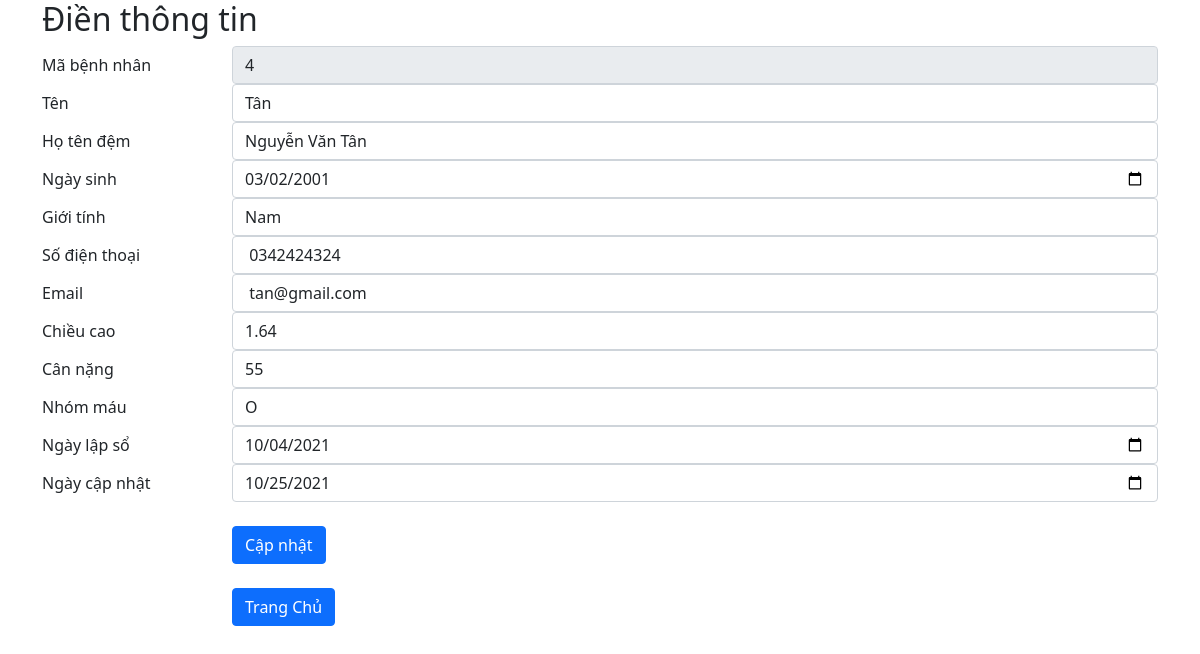
/update-patient.php?patientid=4, run on the app's committed database.
### tables this page shows
CREATE TABLE `patient` (
  `patientid` int(10) NOT NULL,
  `firstname` varchar(100) NOT NULL,
  `lastname` varchar(100) NOT NULL,
  `dateofbirth` date NOT NULL,
  `gender` varchar(100) NOT NULL,
  `mobile` varchar(100) NOT NULL,
  `email` varchar(100) NOT NULL,
  `height` float NOT NULL,
  `weight` float NOT NULL,
  `blood_type` varchar(100) NOT NULL,
  `created_on` date NOT NULL,
  `modified_on` date NOT NULL
);

### src/update-patient.php (the view, shortened to what this page needs)
<?php
    include('./config.php');
    if(isset($_GET['patientid'])){
        $patientid =$_GET['patientid'];
        $sql1 ="SELECT * FROM `patient` WHERE patientid = '$patientid'";
        $result1 = mysqli_query($conn,$sql1);
        if($result1){
            $row  = mysqli_fetch_assoc($result1);
            $patientid1 =$row['patientid'];
            $fname1 = $row['firstname'];
            $lname1 = $row['lastname'];
            $date1 = $row['dateofbirth'];
            $gender1 = $row['gender'];
            $mobile1 = $row['mobile'];
            $email1 = $row['email'];
            $height1 = $row['height'];
            $weight1 = $row['weight'];
            $blood_type1 = $row['blood_type'];
            $created_on1 = $row['created_on'];
            $modified_on1 = $row['modified_on'];
        }
    }
?>
<!DOCTYPE html>
<html lang="en">
<head>
    <link href="https://cdn.jsdelivr.net/npm/bootstrap@5.0.2/dist/css/bootstrap.min.css" rel="stylesheet">
</head>
<body>
<main class="container">
    <h2>Điền thông tin </h2>
   <form action="" method="post">
   <div class="form-group row">
        <label for="empPostion" class="col-sm-2 col-form-label">Mã bệnh nhân</label>
        <div class="col-sm-10">
            <input readonly type="text" class="form-control" id="firstname" name="firstname" value="<?php echo $patientid1;?>">
        </div>
    </div>
    <div class="form-group row">
        <label for="empPostion" class="col-sm-2 col-form-label">Tên</label>
        <div class="col-sm-10">
            <input type="text" class="form-control" id="firstname" name="firstname" value="<?php echo  $fname1;?>">
        </div>
    </div>
    <div class="form-group row">
        <label for="empEmail" class="col-sm-2 col-form-label">Họ tên đệm</label>
        <div class="col-sm-10">
            <input type="text" class="form-control" id="lastname" name="lastname" value="<?php echo $lname1;?>">
        </div>
    </div>
    <div class="form-group row">
        <label for="empMobile" class="col-sm-2 col-form-label">Ngày sinh</label>
        <div class="col-sm-10">
            <input type="date" class="form-control" id="dateofbirth" name="dateofbirth" value="<?php echo $date1;?>">
        </div>
    </div>
    <div class="form-group row">
        <label for="empMobile" class="col-sm-2 col-form-label">Giới tính</label>
        <div class="col-sm-10">
            <input type="text" class="form-control" id="gender" name="gender" value="<?php echo  $gender1;?>">
        </div>
    </div>
    <div class="form-group row">
        <label for="empMobile" class="col-sm-2 col-form-label">Số điện thoại</label>
        <div class="col-sm-10">
            <input type="tel" class="form-control" id="mobile" name="mobile" value="<?php echo  $mobile1;?>">
        </div>
    </div>
    <div class="form-group row">
        <label for="empMobile" class="col-sm-2 col-form-label">Email</label>
        <div class="col-sm-10">
            <input type="tel" class="form-control" id="email" name="email" value="<?php echo  $email1;?>">
        </div>
    </div>
    <div class="form-group row">
        <label for="empMobile" class="col-sm-2 col-form-label">Chiều cao</label>
        <div class="col-sm-10">
            <input type="text" class="form-control" id="height" name="height" value="<?php echo  $height1;?>">
        </div>
    </div>
    <div class="form-group row">
        <label for="empMobile" class="col-sm-2 col-form-label">Cân nặng</label>
        <div class="col-sm-10">
            <input type="text" class="form-control" id="weight" name="weight" value="<?php echo $weight1 ;?>">
        </div>
    </div>
    <div class="form-group row">
        <label for="empMobile" class="col-sm-2 col-form-label">Nhóm máu</label>
        <div class="col-sm-10">
            <input type="text" class="form-control" id="blood_type" name="blood_type" value="<?php echo $blood_type1;?>">
        </div>
    </div>
    <div class="form-group row">
        <label for="empMobile" class="col-sm-2 col-form-label">Ngày lập sổ</label>
        <div class="col-sm-10">
            <input type="date" class="form-control" id="created_on" name="created_on" value="<?php echo  $created_on1;?>">
        </div>
    </div>
    <div class="form-group row">
        <label for="empMobile" class="col-sm-2 col-form-label">Ngày cập nhật</label>
        <div class="col-sm-10">
            <input type="date" class="form-control" id="modified_on" name="modified_on" value="<?php echo  $modified_on1;?>">
        </div>
    </div>
    <br>
    <div class="form-group row">
        <label for="empEmail" class="col-sm-2 col-form-label"></label>
        <div class="col-sm-10">
        <button type="submit" class="btn btn-primary" name="submit">Cập nhật</button>
        </div>
    </div>
    <br>
    <div class="form-group row">
        <label for="empEmail" class="col-sm-2 col-form-label"></label>
        <div class="col-sm-10">
      <a href="./index.php" class="btn btn-primary">Trang Chủ</a>
        </div>
    </div>
    </form>
</main>
</body>
</html>

### data on the page
patient: firstname "4", firstname "Tân", lastname "Nguyễn Văn Tân", dateofbirth "03/02/2001", gender "Nam", mobile "0342424324", email "tan@gmail.com", height "1.64", weight "55", blood_type "O", created_on "10/04/2021", modified_on "10/25/2021"
